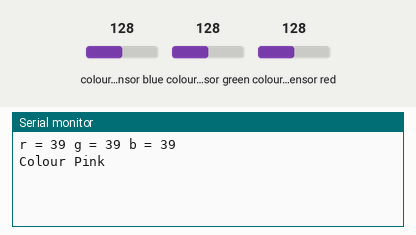
Recording of a sketch running on a simulated Arduino Uno, built with avr-gcc and run on an emulated ATmega328P. On the bench: the last lines printed to the serial monitor. Wiring (inferred from the names in the program): TCS3200 colour sensor: output pin 6; S2 pin 4; S3 pin 5; S0 pin 12; S1 pin 13. Inputs (shaded band) come from the test bench; at power-on: colour sensor blue 128, colour sensor red 128, colour sensor green 128.

Above: at 1.2 s.
1.3 s: colour sensor blue set to 5
At 2.3 s:
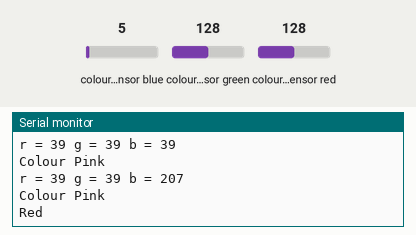
3.9 s: colour sensor red set to 5
At 5.3 s:
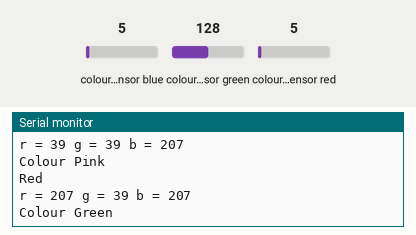
6.9 s: colour sensor blue set to 64
At 7.7 s:
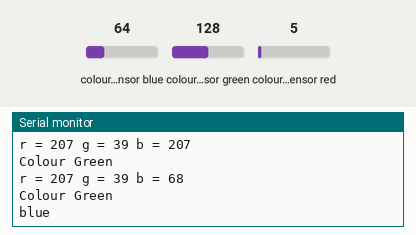
9.3 s: colour sensor green set to 5
At 10.7 s:
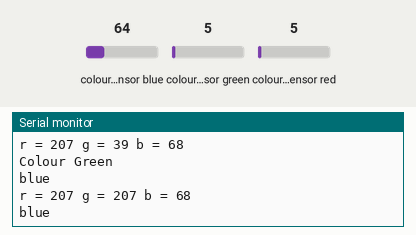
Timing chart, 0 to 11.8 s (numbered marks = the images above; inputs shaded):
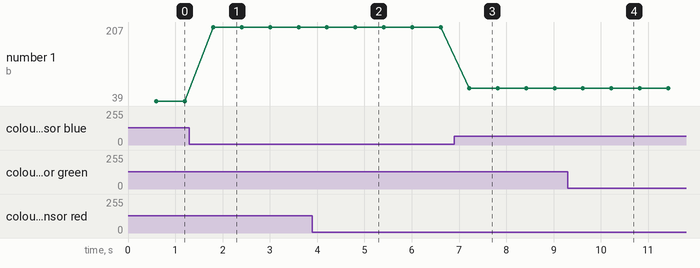

Measured:
- after the input at 1.3 s, the serial monitor: prints a new line after 0.50 s (image 1)
- after the input at 3.9 s, the serial monitor: prints a new line after 0.91 s (image 2)
- after the input at 6.9 s, the serial monitor: prints a new line after 0.32 s (image 3)
- after the input at 9.3 s, the serial monitor: prints a new line after 0.92 s (image 4)
- plotted number 1: 39 → 207 after the input at 1.3 s, 207 → 68 after the input at 6.9 s

The sketch:

colour_sensor_test.ino
```cpp
#define S0_PIN 12
#define S1_PIN 13
#define S2_PIN 4
#define S3_PIN 5
#define OUT_PIN  6
void setup()
{
  pinMode(S0_PIN, OUTPUT);
  pinMode(S1_PIN, OUTPUT);
  pinMode(S2_PIN, OUTPUT);
  pinMode(S3_PIN, OUTPUT);
  pinMode(OUT_PIN, INPUT);
  // Set Pulse Width scaling to 20%
  digitalWrite(S0_PIN, HIGH);
  digitalWrite(S1_PIN, LOW);
  // Enabl UART for Debugging
  Serial.begin(9600);
}
void loop()
{

  int r, g, b;
  r = process_red_value();
  delay(200);
  g = process_green_value();
  delay(200);
  b = process_blue_value();
  delay(200);
  Serial.print("r = ");
  Serial.print(r);
  Serial.print(" ");
  Serial.print("g = ");
  Serial.print(g);
  Serial.print(" ");
  Serial.print("b = ");
  Serial.print(b);
  Serial.print(" ");
  Serial.println();
  if (r < 42)
  {
    Serial.println("Colour Pink");
  }
  else if (g < 63)
  {
    Serial.println("Colour Green");
  }
  else if (r < 64)
  {
    Serial.println("Colour Red");
  }

  if (r>b)
  {
    Serial.println("blue");

  }
  else if (b>r){
    Serial.println("Red");

  }

}
int process_red_value()
{
  digitalWrite(S2_PIN, LOW);
  digitalWrite(S3_PIN, LOW);
  int pulse_length = pulseIn(OUT_PIN, LOW);
  return pulse_length;
}
int process_green_value()
{
  digitalWrite(S2_PIN, HIGH);
  digitalWrite(S3_PIN, HIGH);
  int pulse_length = pulseIn(OUT_PIN, LOW);
  return pulse_length;
}
int process_blue_value()
{
  digitalWrite(S2_PIN, LOW);
  digitalWrite(S3_PIN, HIGH);
  int pulse_length = pulseIn(OUT_PIN, LOW);
  return pulse_length;
}
```
